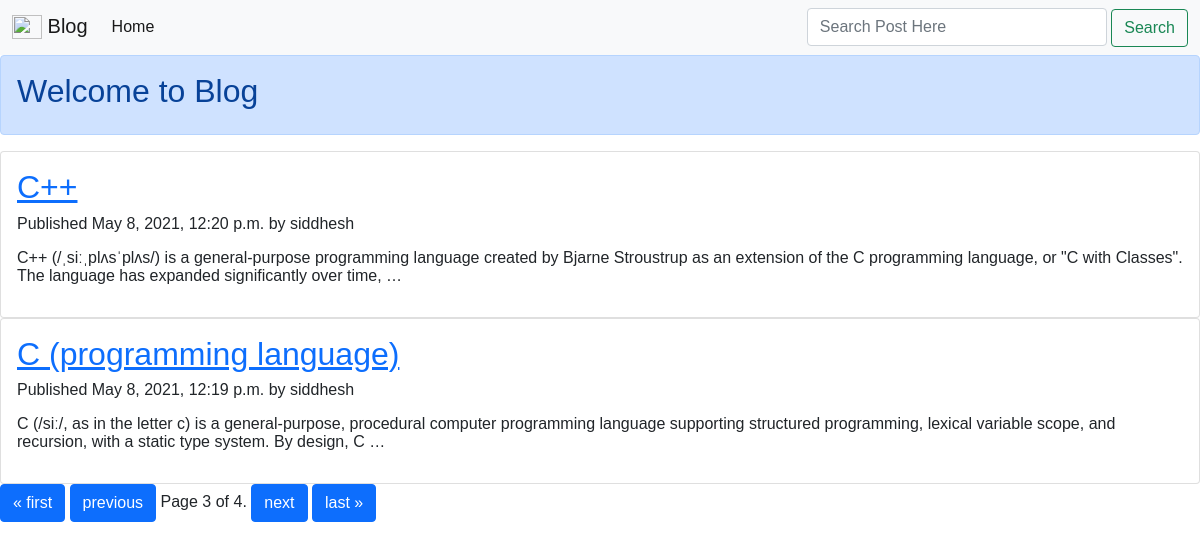
Page /blog/list/?page=3 on the committed database.
### blog/models.py (models this page shows, shortened)
class Post(models.Model):
    title = models.CharField(max_length=250)
    slug = models.SlugField(max_length=250, unique_for_date='publish')
    author = models.ForeignKey(User, on_delete=models.CASCADE, related_name='blog_posts')
    body = models.TextField()
    publish = models.DateTimeField(default=timezone.now)
    created = models.DateTimeField(auto_now_add=True)
    STATUS_CHOICES = (
        ('draft', 'Draft'),
        ('published', 'Published'),
    )
    status = models.CharField(max_length=10, choices=STATUS_CHOICES, default='draft')
    class Meta:
        ordering = ['-publish']
    def get_absolute_url(self):
        return reverse('blog:post_detail',  # see urls.py app_name = blog , name= post_details
                       args=[
                           self.publish.year,
                           self.publish.month,
                           self.publish.day,
                           self.slug
                       ])

### blog/views.py (the view, shortened to what this page needs)
# urls.py: path('list/', PostListView.as_view(), name='post_list'),
class PostListView(ListView, FormView):
    model = Post
    context_object_name = 'posts'
    template_name = 'list.html'
    paginate_by = 2  # pagination each page shows 2 posts
    form_class = SearchForm

### blog/form.py
class SearchForm(forms.Form):
    search=forms.CharField(widget=forms.TextInput(
        attrs={
            'class': 'form-control me-2',
            'placeholder': 'Search Post Here',
            'type' : "search" ,
            'aria-label':'Search'
        }
    ))

### templates/list.html (shortened to what this page needs)
{% extends 'base.html' %}
{% block nav_block %}
    <li class="nav-item">
        <a class="nav-link active" aria-current="page" href="{% url 'blog:post_list' %}">Home</a>
    </li>
{% endblock %}
{% block search_box %}
    <form autocomplete="off" method="POST">
        <div class="autocomplete" style="width:300px;">
            {{ form.search }}
        </div>
        <button class="btn btn-outline-success" type="submit">Search</button>
    </form>
{% endblock %}
{% block body_block %}
    {% for post in posts %}
        <div class="card">
            <div class="card-body">
                <h2><a href="{{ post.get_absolute_url }}">{{ post.title }}</a></h2>
                <p>Published {{ post.publish }} by {{ post.author }}</p>
                {{ post.body|truncatewords:30|linebreaks }}
            </div>
        </div>
    {% endfor %}
    {% include 'pagination.html' %}
{% endblock %}

### templates/list.html (style rules this page uses)
* { box-sizing: border-box; }
body { font: 16px Arial; }
.autocomplete { position: relative; display: inline-block; }
input { border: 1px solid transparent; background-color: #f1f1f1; padding: 10px; font-size: 16px; }

### rows in the picture
Post: title "C++", publish "May 8, 2021, 12:20 p.m.", author "siddhesh", body "C++ (/ˌsiːˌplʌsˈplʌs/) is a general-purpose programming language created by Bjarne Stroustrup as an extension of the C programming language, or \"C with Classes\". The language has expanded significantly over time, …"
Post: title "C (programming language)", publish "May 8, 2021, 12:19 p.m.", author "siddhesh", body "C (/siː/, as in the letter c) is a general-purpose, procedural computer programming language supporting structured programming, lexical variable scope, and recursion, with a static type system. By design, C …"

### other values in the picture
{{ page_obj.number }} "3"
{{ page_obj.paginator.num_pages }} "4"
